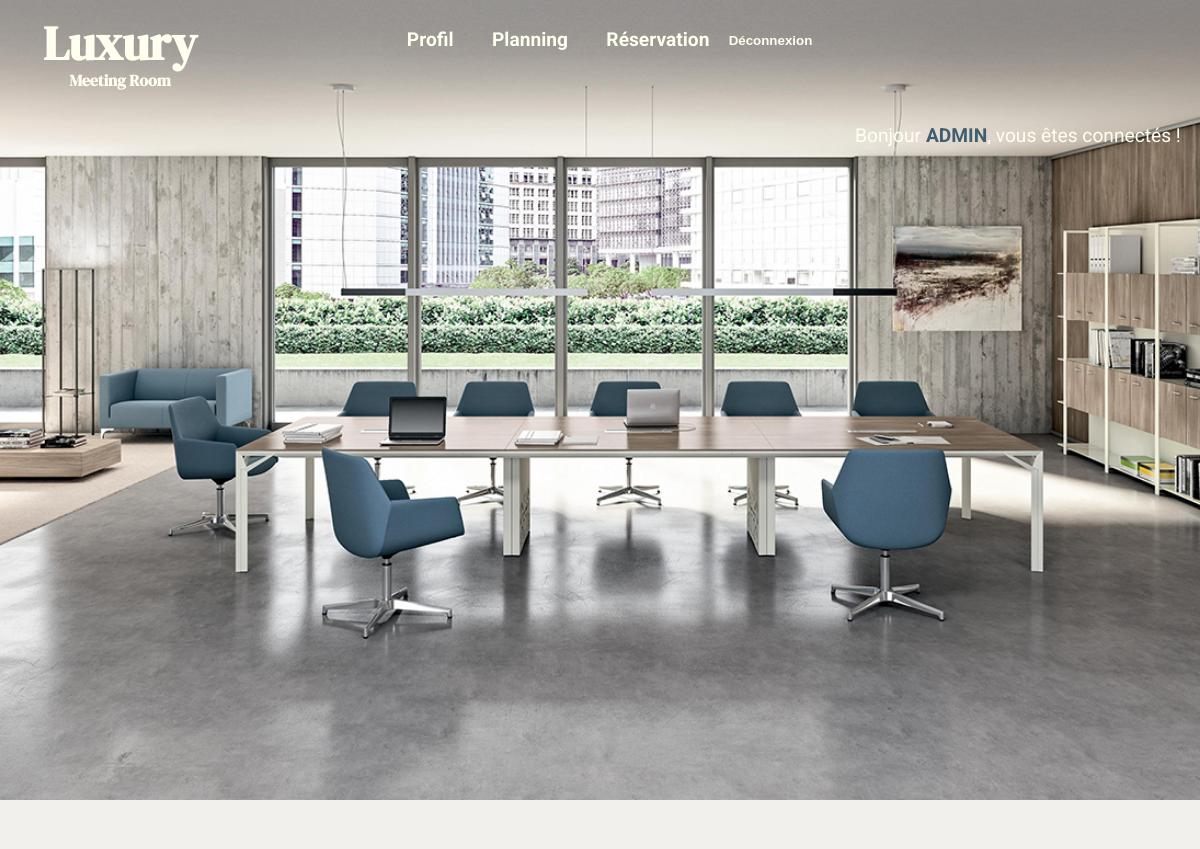
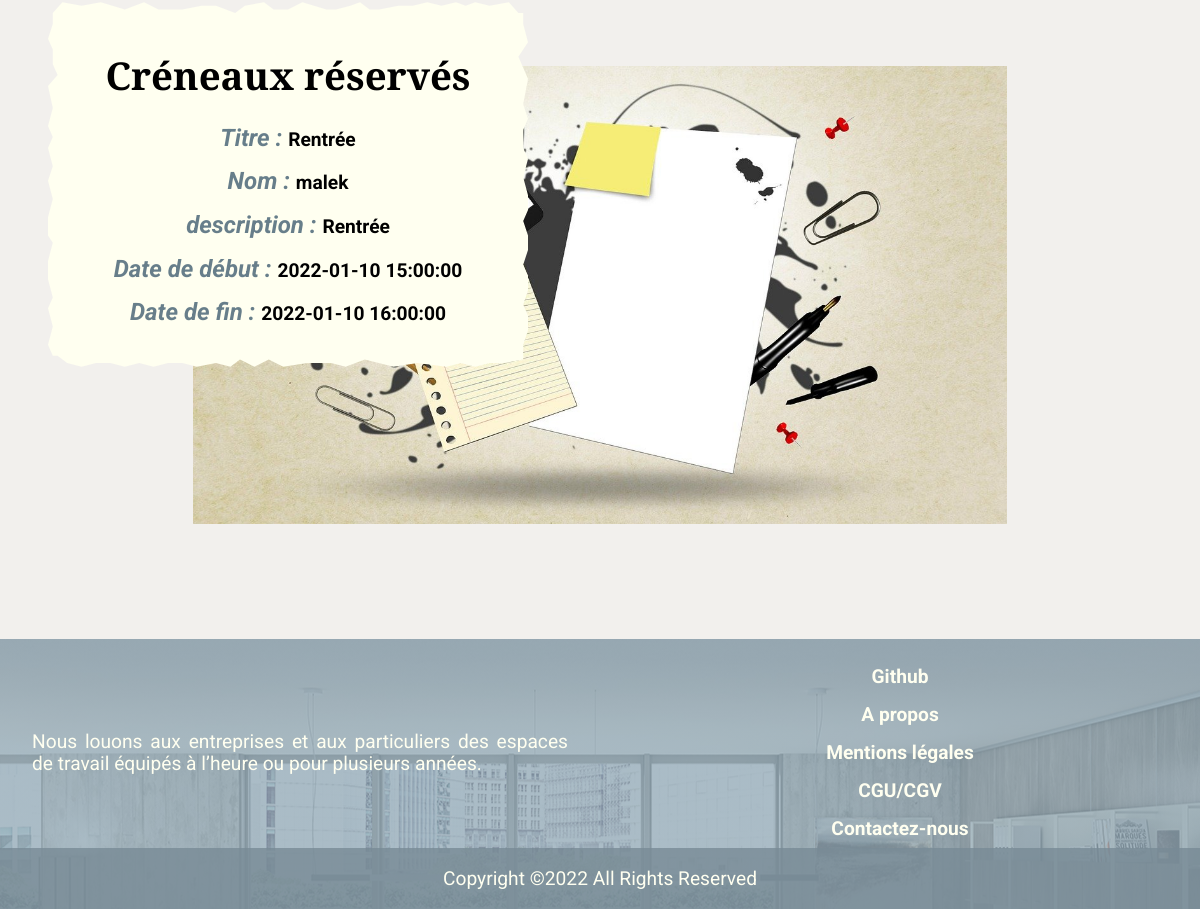
The app's page /view/reservation.php?id=70 (signed in) with its own data (2 pictures, top to bottom).
### tables this page shows
CREATE TABLE IF NOT EXISTS `reservations` (
  `id` int(11) NOT NULL AUTO_INCREMENT,
  `titre` varchar(255) NOT NULL,
  `description` text NOT NULL,
  `debut` datetime NOT NULL,
  `fin` datetime NOT NULL,
  `id_utilisateur` int(11) NOT NULL,
  PRIMARY KEY (`id`)
);

CREATE TABLE IF NOT EXISTS `utilisateurs` (
  `id` int(11) NOT NULL AUTO_INCREMENT,
  `login` varchar(255) NOT NULL,
  `password` varchar(255) NOT NULL,
  PRIMARY KEY (`id`)
);

### traitements/page-traitement/traitement-reservation.php (called while the page is built, shortened)
<?php
require ('bdd.php');
$res_id = $_GET['id'];
$req = mysqli_query($bdd, "SELECT id_utilisateur, login, titre, description, debut, fin FROM reservations
INNER JOIN utilisateurs ON reservations.id_utilisateur = utilisateurs.id WHERE reservations.id = $res_id");
$res = mysqli_fetch_all($req, MYSQLI_ASSOC);

### view/reservation.php (the view, shortened to what this page needs)
<?php
require ('../traitements/page-traitement/bdd.php');
require ('../traitements/page-traitement/traitement-reservation.php');
?>
<!DOCTYPE html>
<html lang="fr">
    <head>
        <link href="../styles/css/css.css" rel="stylesheet">
    </head>
    <body class="body-inscription">
    <?php require ('require/header.php'); ?>
        <main>
            <section class="sect-reserv">
                <div>
                <h2>Créneaux réservés</h2>
                <?php
                foreach($res as $value) { ?>
                    <p><span>Titre : </span><?php echo $value['titre']?></p>
                    <p><span>Nom : </span><?php echo $value['login']?></p>
                    <p><span>description : </span><?php echo $value['description']?></p>
                    <p><span>Date de début : </span><?php echo $value['debut']?></p>
                    <p><span>Date de fin : </span><?php echo $value['fin']?></p>
                <?php } ?>
                </div>
                <img src="../assets/img/reservation.jpg" alt="">
            </section>
        </main>
        <?php require('require/footer.php'); ?>
    </body>
</html>

### styles/css/css.css (style rules this page uses)
* { box-sizing : border-box; margin: 0; padding: 0; }
html,body { width: 100%; }
body { scroll-behavior: smooth; line-height: 1.15; margin : 0; font-family: 'Roboto', sans-serif; font-size: 1.2em; background-color: #f2f0ed; }
h1, h2 { margin: 0; padding: 0.5em; font-family: 'Cormorant Garamond', serif; font-size: 2em; text-align: center; }
p { padding: 1em; }
img { max-width: 100%; }
main { margin : 0; background-repeat: no-repeat; }
section { padding: 1em; }
.sect-reserv div { width: 90%; margin: 2rem auto; padding: 2rem; background-color: ivory; text-align: center; font-weight: bolder; clip-path: polygon(3% 0, 7% 1%, 11% 0%, 16% 2%, 20% 0, 23% 2%, 28% 2%, 32% 1%, 35% 1%, 39% 3%, 41% 1%, 45% 0%, 47% 2%, 50% 2%, 53% 0, 58% 2%, 60% 2%, 63% 1%, 65% 0%, 67% 2%, 69% 2%, 73% 1%, 76% 1%, 79% 0, 82% 1%, 85% 0, 87% 1%, 89% 0, 92% 1%, 96% 0, 98% 3%, 99% 3%, 99% 6%, 100% 11%, 98% 15%, 100% 21%, 99% 28%, 100% 32%, 99% 35%, 99% 40%, 100% 43%, 99% 48%, 100% 53%, 100% 57%, 99% 60%, 100% 64%, 100% 68%, 99% 72%, 100% 75%, 100% 79%, 99% 83%, 100% 86%, 100% 90%, 99% 94%, 99% 98%, 95% 99%, 92% 99%, 89% 100%, 86% 99%, 83% 100%, 77% 99%, 72% 100%, 66% 98%, 62% 100%, 59% 99%, 54% 99%, 49% 100%, 46% 98%, 43% 100%, 40% 98%, 38% 100%, 35% 99%, 31% 100%, 28% 99%, 25% 99%, 22% 100%, 19% 99%, 16% 100%, 13% 99%, 10% 99%, 7% 100%, 4% 99%, 2% 97%, 1% 97%, 0% 94%, 1% 89%, 0% 84%, 1% 81%, 0 76%, 0 71%, 1% 66%, 0% 64%, 0% 61%, 0% 59%, 1% 54%, 0% 49%, 1% 45%, 0% 40%, 1% 37%, 0% 34%, 1% 29%, 0% 23%, 2% 20%, 1% 17%, 1% 13%, 0 10%, 1% 6%, 1% 3%); }
.sect-reserv p { padding: 0.5rem; }
.sect-reserv span { color: rgb(65, 94, 112, 80%); font-size: 1.5rem; font-style: italic; }
@media screen and (min-width: 1024px) { .sect-reserv { position: relative; } }
@media screen and (min-width: 1024px) { .sect-reserv img { display: block; width: 70%; margin: 6rem auto; } }
@media screen and (min-width: 1024px) { .sect-reserv div { position: absolute; left: 3rem; width: 40%; } }

### records on screen
reservations: titre "Rentrée", id_utilisateur.login "malek", description "Rentrée", debut "2022-01-10 15:00:00", fin "2022-01-10 16:00:00"

### other values on screen
$_SESSION['login'] "ADMIN"
